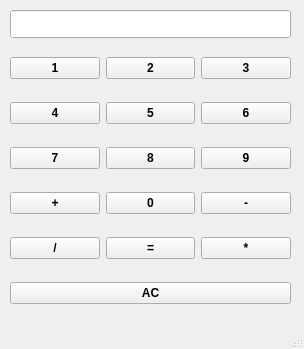
<?xml version="1.0" encoding="UTF-8"?>
<ui version="4.0">
 <class>MainWindow</class>
 <widget class="QMainWindow" name="MainWindow">
  <property name="geometry">
   <rect>
    <x>0</x>
    <y>0</y>
    <width>304</width>
    <height>349</height>
   </rect>
  </property>
  <property name="windowTitle">
   <string>MainWindow</string>
  </property>
  <widget class="QWidget" name="centralwidget">
   <widget class="QWidget" name="gridLayoutWidget">
    <property name="geometry">
     <rect>
      <x>10</x>
      <y>40</y>
      <width>281</width>
      <height>281</height>
     </rect>
    </property>
    <property name="font">
     <font>
      <bold>true</bold>
     </font>
    </property>
    <property name="autoFillBackground">
     <bool>true</bool>
    </property>
    <layout class="QGridLayout" name="gridLayout">
     <item row="2" column="2">
      <widget class="QPushButton" name="pushButton9">
       <property name="font">
        <font>
         <bold>true</bold>
        </font>
       </property>
       <property name="autoFillBackground">
        <bool>true</bool>
       </property>
       <property name="text">
        <string>9</string>
       </property>
      </widget>
     </item>
     <item row="3" column="2">
      <widget class="QPushButton" name="pushButtonminus">
       <property name="font">
        <font>
         <bold>true</bold>
        </font>
       </property>
       <property name="autoFillBackground">
        <bool>true</bool>
       </property>
       <property name="text">
        <string>-</string>
       </property>
      </widget>
     </item>
     <item row="4" column="2">
      <widget class="QPushButton" name="pushButtonmult">
       <property name="font">
        <font>
         <bold>true</bold>
        </font>
       </property>
       <property name="autoFillBackground">
        <bool>true</bool>
       </property>
       <property name="text">
        <string>*</string>
       </property>
      </widget>
     </item>
     <item row="4" column="0">
      <widget class="QPushButton" name="pushButtondiv">
       <property name="font">
        <font>
         <bold>true</bold>
        </font>
       </property>
       <property name="autoFillBackground">
        <bool>true</bool>
       </property>
       <property name="text">
        <string>/</string>
       </property>
      </widget>
     </item>
     <item row="1" column="1">
      <widget class="QPushButton" name="pushButton5">
       <property name="font">
        <font>
         <bold>true</bold>
        </font>
       </property>
       <property name="autoFillBackground">
        <bool>true</bool>
       </property>
       <property name="text">
        <string>5</string>
       </property>
      </widget>
     </item>
     <item row="4" column="1">
      <widget class="QPushButton" name="pushButtonequal">
       <property name="font">
        <font>
         <bold>true</bold>
        </font>
       </property>
       <property name="autoFillBackground">
        <bool>true</bool>
       </property>
       <property name="text">
        <string>=</string>
       </property>
      </widget>
     </item>
     <item row="0" column="1">
      <widget class="QPushButton" name="pushButton2">
       <property name="font">
        <font>
         <bold>true</bold>
        </font>
       </property>
       <property name="autoFillBackground">
        <bool>true</bool>
       </property>
       <property name="text">
        <string>2</string>
       </property>
      </widget>
     </item>
     <item row="1" column="2">
      <widget class="QPushButton" name="pushButton6">
       <property name="font">
        <font>
         <bold>true</bold>
        </font>
       </property>
       <property name="autoFillBackground">
        <bool>true</bool>
       </property>
       <property name="text">
        <string>6</string>
       </property>
      </widget>
     </item>
     <item row="0" column="0">
      <widget class="QPushButton" name="pushButton1">
       <property name="font">
        <font>
         <bold>true</bold>
        </font>
       </property>
       <property name="autoFillBackground">
        <bool>true</bool>
       </property>
       <property name="text">
        <string>1</string>
       </property>
      </widget>
     </item>
     <item row="5" column="0" colspan="3">
      <widget class="QPushButton" name="pushButtonAC">
       <property name="font">
        <font>
         <bold>true</bold>
        </font>
       </property>
       <property name="autoFillBackground">
        <bool>true</bool>
       </property>
       <property name="styleSheet">
        <string notr="true"/>
       </property>
       <property name="text">
        <string>AC</string>
       </property>
      </widget>
     </item>
     <item row="0" column="2">
      <widget class="QPushButton" name="pushButton3">
       <property name="font">
        <font>
         <bold>true</bold>
        </font>
       </property>
       <property name="autoFillBackground">
        <bool>true</bool>
       </property>
       <property name="text">
        <string>3</string>
       </property>
      </widget>
     </item>
     <item row="2" column="0">
      <widget class="QPushButton" name="pushButton7">
       <property name="font">
        <font>
         <bold>true</bold>
        </font>
       </property>
       <property name="autoFillBackground">
        <bool>true</bool>
       </property>
       <property name="text">
        <string>7</string>
       </property>
      </widget>
     </item>
     <item row="3" column="1">
      <widget class="QPushButton" name="pushButton0">
       <property name="font">
        <font>
         <bold>true</bold>
        </font>
       </property>
       <property name="autoFillBackground">
        <bool>true</bool>
       </property>
       <property name="text">
        <string>0</string>
       </property>
      </widget>
     </item>
     <item row="2" column="1">
      <widget class="QPushButton" name="pushButton8">
       <property name="font">
        <font>
         <bold>true</bold>
        </font>
       </property>
       <property name="autoFillBackground">
        <bool>true</bool>
       </property>
       <property name="text">
        <string>8</string>
       </property>
      </widget>
     </item>
     <item row="1" column="0">
      <widget class="QPushButton" name="pushButton4">
       <property name="font">
        <font>
         <bold>true</bold>
        </font>
       </property>
       <property name="autoFillBackground">
        <bool>true</bool>
       </property>
       <property name="text">
        <string>4</string>
       </property>
      </widget>
     </item>
     <item row="3" column="0">
      <widget class="QPushButton" name="pushButtonplus">
       <property name="font">
        <font>
         <bold>true</bold>
        </font>
       </property>
       <property name="autoFillBackground">
        <bool>true</bool>
       </property>
       <property name="text">
        <string>+</string>
       </property>
      </widget>
     </item>
    </layout>
   </widget>
   <widget class="QLineEdit" name="DisplayBox">
    <property name="geometry">
     <rect>
      <x>10</x>
      <y>10</y>
      <width>281</width>
      <height>28</height>
     </rect>
    </property>
    <property name="font">
     <font>
      <bold>true</bold>
     </font>
    </property>
    <property name="autoFillBackground">
     <bool>true</bool>
    </property>
   </widget>
  </widget>
  <widget class="QStatusBar" name="statusbar"/>
 </widget>
 <resources/>
 <connections/>
</ui>
